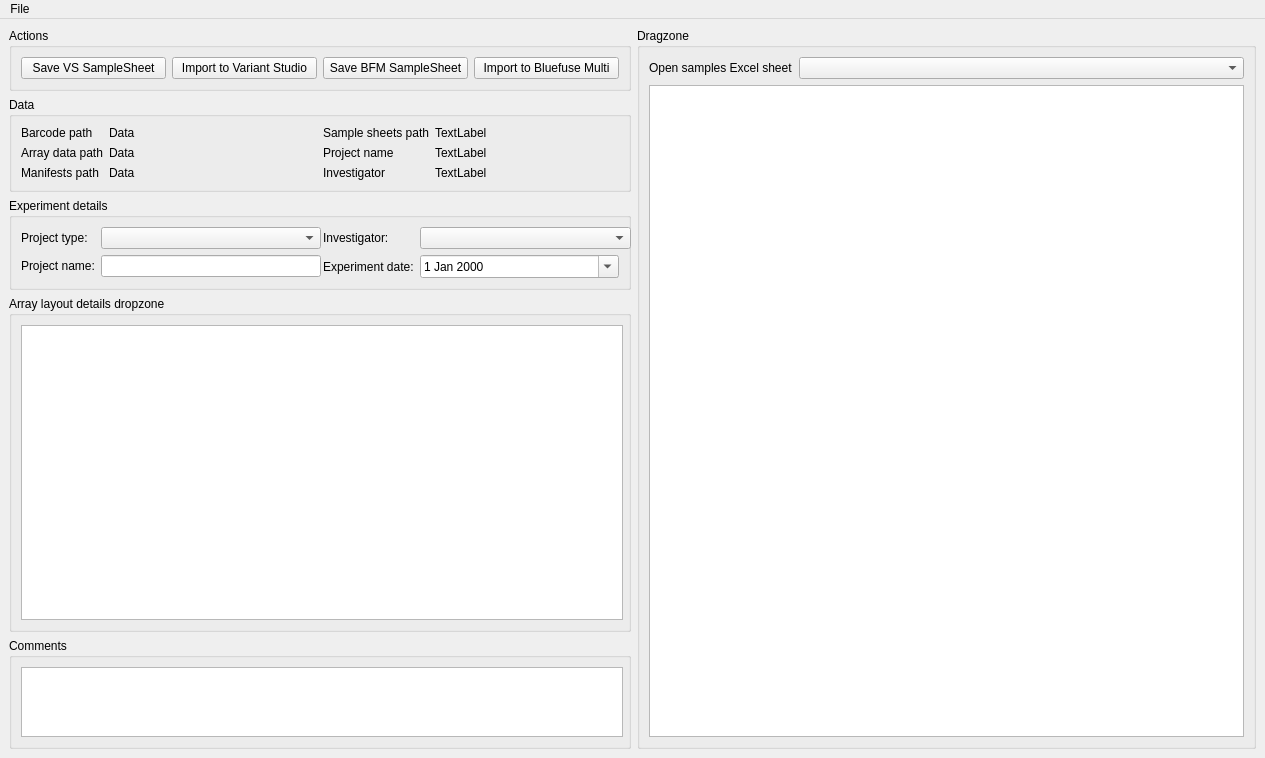
<?xml version="1.0" encoding="UTF-8"?>
<ui version="4.0">
 <class>MainWindow</class>
 <widget class="QMainWindow" name="MainWindow">
  <property name="geometry">
   <rect>
    <x>0</x>
    <y>0</y>
    <width>1265</width>
    <height>756</height>
   </rect>
  </property>
  <property name="windowTitle">
   <string>Array upload</string>
  </property>
  <widget class="QWidget" name="centralwidget">
   <layout class="QVBoxLayout" name="verticalLayout">
    <item>
     <layout class="QHBoxLayout" name="horizontalLayout">
      <item>
       <layout class="QVBoxLayout" name="verticalLayout_2">
        <item>
         <widget class="QGroupBox" name="groupBox_2">
          <property name="maximumSize">
           <size>
            <width>622</width>
            <height>16777215</height>
           </size>
          </property>
          <property name="title">
           <string>Actions</string>
          </property>
          <layout class="QHBoxLayout" name="horizontalLayout_5">
           <item>
            <layout class="QHBoxLayout" name="horizontalLayout_3">
             <item>
              <widget class="QPushButton" name="pushButton_save_vsm">
               <property name="text">
                <string>Save VS SampleSheet</string>
               </property>
              </widget>
             </item>
             <item>
              <widget class="QPushButton" name="pushButton_up_vsm">
               <property name="text">
                <string>Import to Variant Studio</string>
               </property>
              </widget>
             </item>
             <item>
              <widget class="QPushButton" name="pushButton_save_bf">
               <property name="text">
                <string>Save BFM SampleSheet</string>
               </property>
              </widget>
             </item>
             <item>
              <widget class="QPushButton" name="pushButton_up_bf">
               <property name="text">
                <string>Import to Bluefuse Multi</string>
               </property>
              </widget>
             </item>
            </layout>
           </item>
          </layout>
         </widget>
        </item>
        <item>
         <widget class="QGroupBox" name="groupBox_4">
          <property name="maximumSize">
           <size>
            <width>622</width>
            <height>16777215</height>
           </size>
          </property>
          <property name="title">
           <string>Data</string>
          </property>
          <layout class="QHBoxLayout" name="horizontalLayout_8">
           <item>
            <layout class="QFormLayout" name="formLayout">
             <item row="1" column="0">
              <widget class="QLabel" name="label_d1">
               <property name="text">
                <string>Barcode path</string>
               </property>
              </widget>
             </item>
             <item row="1" column="1">
              <widget class="QLabel" name="label_d3_data">
               <property name="text">
                <string>Data</string>
               </property>
              </widget>
             </item>
             <item row="3" column="1">
              <widget class="QLabel" name="label_d2_data">
               <property name="text">
                <string>Data</string>
               </property>
              </widget>
             </item>
             <item row="2" column="1">
              <widget class="QLabel" name="label_d1_data">
               <property name="text">
                <string>Data</string>
               </property>
              </widget>
             </item>
             <item row="2" column="0">
              <widget class="QLabel" name="label_d3">
               <property name="text">
                <string>Array data path</string>
               </property>
              </widget>
             </item>
             <item row="3" column="0">
              <widget class="QLabel" name="label_d2">
               <property name="text">
                <string>Manifests path</string>
               </property>
              </widget>
             </item>
            </layout>
           </item>
           <item>
            <layout class="QFormLayout" name="formLayout_6">
             <item row="0" column="0">
              <widget class="QLabel" name="label_6">
               <property name="text">
                <string>Sample sheets path</string>
               </property>
              </widget>
             </item>
             <item row="0" column="1">
              <widget class="QLabel" name="label_7">
               <property name="text">
                <string>TextLabel</string>
               </property>
              </widget>
             </item>
             <item row="1" column="0">
              <widget class="QLabel" name="label_8">
               <property name="text">
                <string>Project name</string>
               </property>
              </widget>
             </item>
             <item row="1" column="1">
              <widget class="QLabel" name="label_9">
               <property name="text">
                <string>TextLabel</string>
               </property>
              </widget>
             </item>
             <item row="2" column="0">
              <widget class="QLabel" name="label_10">
               <property name="text">
                <string>Investigator</string>
               </property>
              </widget>
             </item>
             <item row="2" column="1">
              <widget class="QLabel" name="label_11">
               <property name="text">
                <string>TextLabel</string>
               </property>
              </widget>
             </item>
            </layout>
           </item>
          </layout>
         </widget>
        </item>
        <item>
         <widget class="QGroupBox" name="groupBox_5">
          <property name="maximumSize">
           <size>
            <width>622</width>
            <height>16777215</height>
           </size>
          </property>
          <property name="title">
           <string>Experiment details</string>
          </property>
          <layout class="QHBoxLayout" name="horizontalLayout_4">
           <item>
            <layout class="QFormLayout" name="formLayout_4">
             <item row="0" column="0">
              <widget class="QLabel" name="label_3">
               <property name="text">
                <string>Project type:</string>
               </property>
              </widget>
             </item>
             <item row="0" column="1">
              <widget class="QComboBox" name="comboBox_project_type">
               <property name="minimumSize">
                <size>
                 <width>220</width>
                 <height>0</height>
                </size>
               </property>
               <property name="maximumSize">
                <size>
                 <width>220</width>
                 <height>16777215</height>
                </size>
               </property>
              </widget>
             </item>
             <item row="1" column="0">
              <widget class="QLabel" name="label_4">
               <property name="text">
                <string>Project name:</string>
               </property>
              </widget>
             </item>
             <item row="1" column="1">
              <widget class="QLineEdit" name="lineEdit_project_name">
               <property name="minimumSize">
                <size>
                 <width>220</width>
                 <height>0</height>
                </size>
               </property>
               <property name="maximumSize">
                <size>
                 <width>220</width>
                 <height>16777215</height>
                </size>
               </property>
              </widget>
             </item>
            </layout>
           </item>
           <item>
            <layout class="QFormLayout" name="formLayout_3">
             <item row="1" column="0">
              <widget class="QLabel" name="label_2">
               <property name="text">
                <string>Investigator:</string>
               </property>
              </widget>
             </item>
             <item row="1" column="1">
              <widget class="QComboBox" name="comboBox_investigator">
               <property name="minimumSize">
                <size>
                 <width>211</width>
                 <height>0</height>
                </size>
               </property>
               <property name="maximumSize">
                <size>
                 <width>211</width>
                 <height>16777215</height>
                </size>
               </property>
              </widget>
             </item>
             <item row="2" column="1">
              <widget class="QDateEdit" name="dateEdit">
               <property name="calendarPopup">
                <bool>true</bool>
               </property>
              </widget>
             </item>
             <item row="2" column="0">
              <widget class="QLabel" name="label_5">
               <property name="text">
                <string>Experiment date:</string>
               </property>
              </widget>
             </item>
            </layout>
           </item>
          </layout>
         </widget>
        </item>
        <item>
         <widget class="QGroupBox" name="groupBox_3">
          <property name="maximumSize">
           <size>
            <width>622</width>
            <height>16777215</height>
           </size>
          </property>
          <property name="title">
           <string>Array layout details dropzone</string>
          </property>
          <layout class="QVBoxLayout" name="verticalLayout_5">
           <item>
            <widget class="QTableWidget" name="tableWidget_dropzone">
             <property name="minimumSize">
              <size>
               <width>602</width>
               <height>295</height>
              </size>
             </property>
             <property name="maximumSize">
              <size>
               <width>602</width>
               <height>295</height>
              </size>
             </property>
            </widget>
           </item>
          </layout>
         </widget>
        </item>
        <item>
         <widget class="QGroupBox" name="groupBox_6">
          <property name="maximumSize">
           <size>
            <width>622</width>
            <height>16777215</height>
           </size>
          </property>
          <property name="title">
           <string>Comments</string>
          </property>
          <layout class="QHBoxLayout" name="horizontalLayout_2">
           <item>
            <widget class="QTextEdit" name="textEdit_comment">
             <property name="minimumSize">
              <size>
               <width>602</width>
               <height>0</height>
              </size>
             </property>
             <property name="maximumSize">
              <size>
               <width>602</width>
               <height>16777215</height>
              </size>
             </property>
            </widget>
           </item>
          </layout>
         </widget>
        </item>
       </layout>
      </item>
      <item>
       <layout class="QVBoxLayout" name="verticalLayout_3">
        <item>
         <widget class="QGroupBox" name="groupBox">
          <property name="title">
           <string>Dragzone</string>
          </property>
          <layout class="QVBoxLayout" name="verticalLayout_4">
           <item>
            <layout class="QFormLayout" name="formLayout_2">
             <item row="0" column="0">
              <widget class="QLabel" name="label">
               <property name="text">
                <string>Open samples Excel sheet</string>
               </property>
              </widget>
             </item>
             <item row="0" column="1">
              <widget class="QComboBox" name="load_samples_comboBox">
               <property name="minimumSize">
                <size>
                 <width>150</width>
                 <height>0</height>
                </size>
               </property>
               <property name="maximumSize">
                <size>
                 <width>10000</width>
                 <height>16777215</height>
                </size>
               </property>
              </widget>
             </item>
            </layout>
           </item>
           <item>
            <widget class="QTableWidget" name="tableWidget_XLS"/>
           </item>
          </layout>
         </widget>
        </item>
       </layout>
      </item>
     </layout>
    </item>
   </layout>
   <zorder></zorder>
  </widget>
  <widget class="QMenuBar" name="menubar">
   <property name="geometry">
    <rect>
     <x>0</x>
     <y>0</y>
     <width>1265</width>
     <height>21</height>
    </rect>
   </property>
   <widget class="QMenu" name="menuFile">
    <property name="title">
     <string>File</string>
    </property>
    <addaction name="actionPreferences"/>
    <addaction name="actionExit"/>
   </widget>
   <addaction name="menuFile"/>
  </widget>
  <action name="actionPreferences">
   <property name="text">
    <string>Preferences</string>
   </property>
  </action>
  <action name="actionExit">
   <property name="text">
    <string>Exit</string>
   </property>
  </action>
 </widget>
 <resources/>
 <connections/>
</ui>
